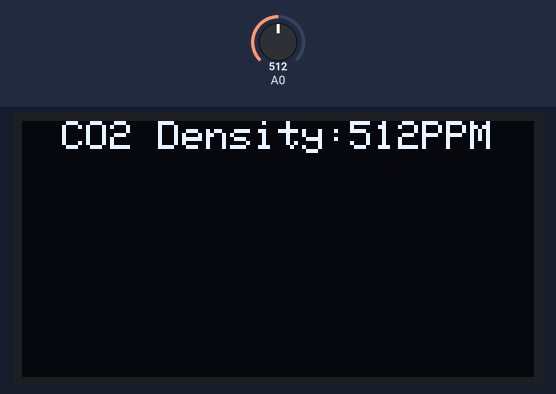
A sketch run on a simulated Arduino Uno, built with avr-gcc and run on an emulated ATmega328P. Shown: 128×64 one-colour display. Inputs (shaded band) come from the test bench; at power-on: A0 = 512. What the sketch prints to the serial monitor is not drawn.

Above: at 6.2 s.
6.3 s: A0 set to 716
At 7.1 s:
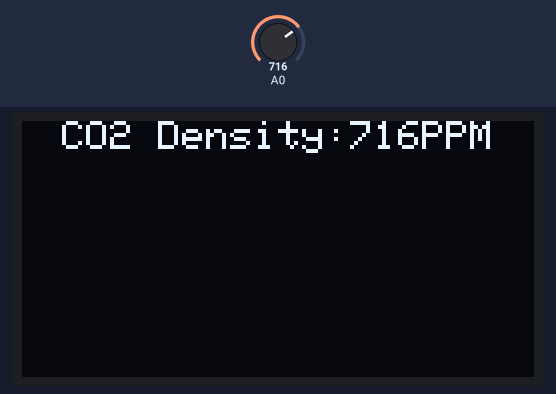
7.8 s: A0 set to 900
At 8.2 s:
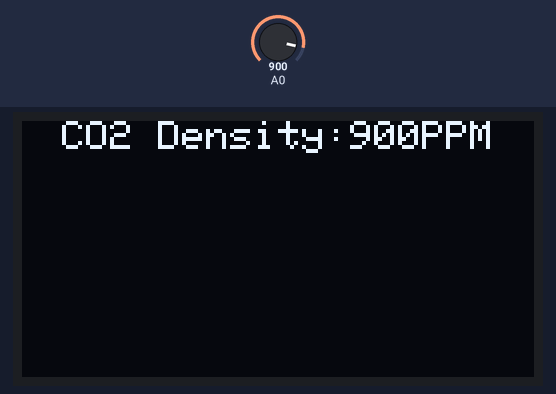
9.3 s: A0 set to 1023
At 10.3 s:
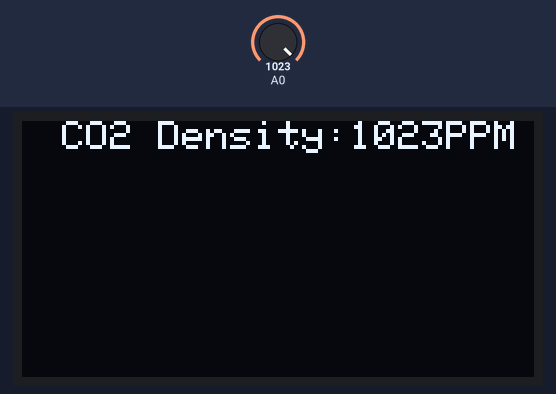
Timing chart, 0 to 12.3 s (numbered marks = the images above; inputs shaded):
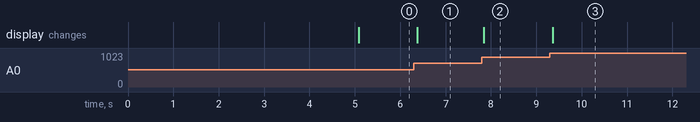

The sketch:

First_Prototype_AQ.ino
```cpp
#include <Wire.h>
#include <Adafruit_GFX.h>
#include <Adafruit_SSD1306.h>

#define SCREEN_WIDTH 128
#define SCREEN_HEIGHT 64
#define OLED_RESET -1
Adafruit_SSD1306 display(SCREEN_WIDTH, SCREEN_HEIGHT, &Wire, OLED_RESET);

void setup() {
  Serial.begin(9600);  //  sets the serial port to 9600
  display.begin(SSD1306_SWITCHCAPVCC, 0x3C);
  display.clearDisplay();
  display.setTextColor(SSD1306_WHITE);
  display.setTextSize(1);
  display.setCursor(8, 28);
  display.println("Keep Safe Out There");
  display.display();
  delay(5000);  // Show greeting for 5 seconds
}

void loop() {
  display.clearDisplay();
  int sensorValue = analogRead(0);   //  read analog input pin 0
  Serial.println(sensorValue);       // prints the value read

  display.setTextSize(1);
  display.setCursor(10, 0);
  display.print("CO2 Density:");
  display.print(sensorValue);
  display.print("PPM");
  display.display();
  delay(30);
}
```

Measured:
- after the input at 6.3 s, the display: changes after 0.08 s (image 1)
- after the input at 7.8 s, the display: changes at once (image 2)
- after the input at 9.3 s, the display: changes after 0.07 s (image 3)
